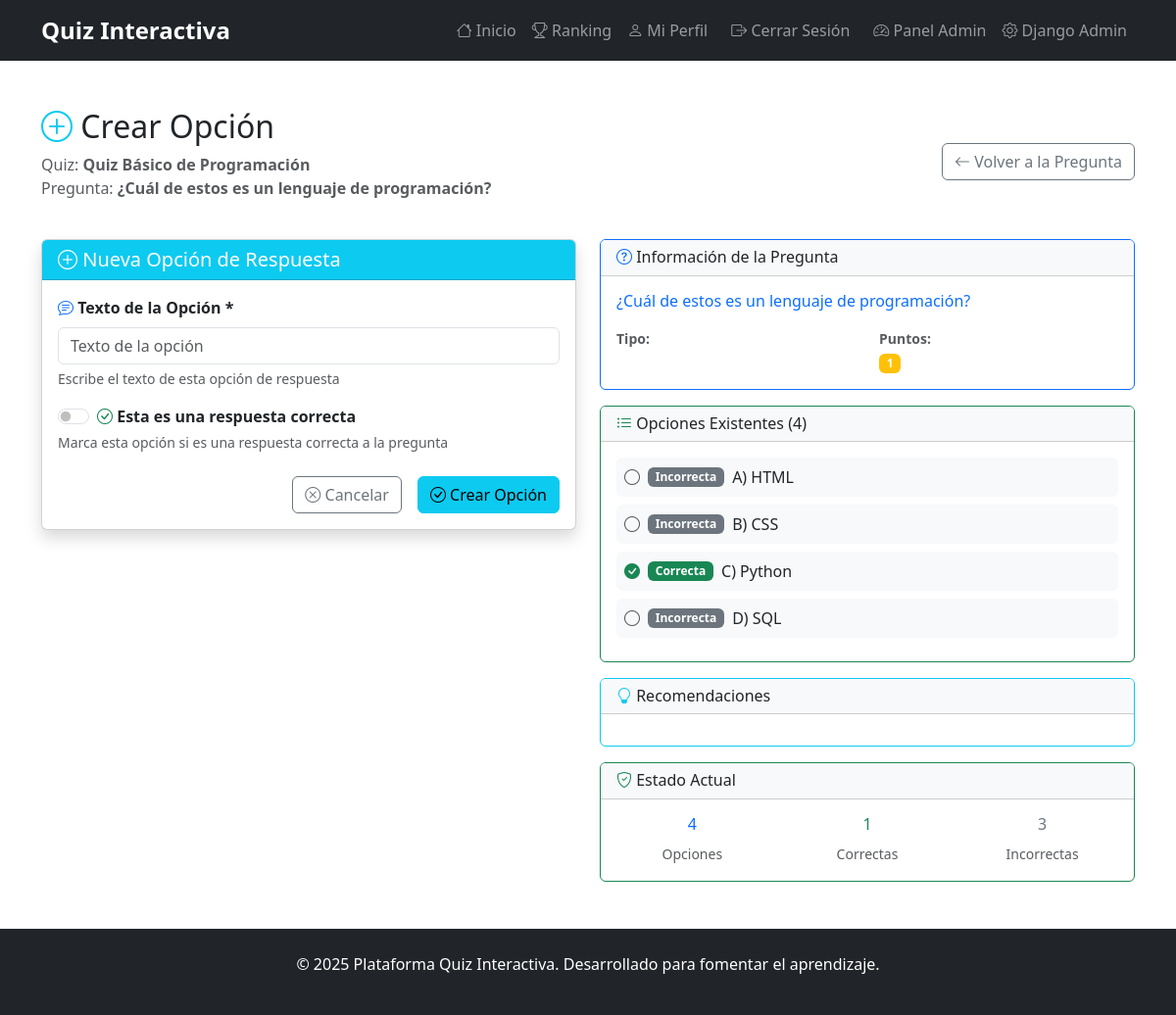
Screenshot of /admin-panel/pregunta/45/opcion/create/ (signed in) with the database file from the repository.
### quizzes/models.py (models this page shows, shortened)
class Pregunta(models.Model):
    quiz = models.ForeignKey(Quiz, related_name='preguntas', on_delete=models.CASCADE)
    texto = models.CharField(max_length=500)

class Quiz(models.Model):
    titulo = models.CharField(max_length=200)
    descripcion = models.TextField(blank=True)
    fecha_creacion = models.DateTimeField(auto_now_add=True)
    activo = models.BooleanField(default=True)
    tiempo_limite = models.IntegerField(default=0, help_text="Tiempo en minutos (0 = sin límite)")

class Opcion(models.Model):
    pregunta = models.ForeignKey(Pregunta, related_name='opciones', on_delete=models.CASCADE)
    texto = models.CharField(max_length=300)
    es_correcta = models.BooleanField(default=False)

### quizzes/views.py (the view)
# urls.py: path('admin-panel/pregunta/<int:pregunta_id>/opcion/create/', views.admin_opcion_create, name='admin_opcion_create'),
@user_passes_test(is_staff_user)
def admin_opcion_create(request, pregunta_id):
    pregunta = get_object_or_404(Pregunta, id=pregunta_id)
    if request.method == 'POST':
        form = OpcionForm(request.POST)
        if form.is_valid():
            opcion = form.save(commit=False)
            opcion.pregunta = pregunta
            opcion.save()
            messages.success(request, 'Opción creada exitosamente.')
            return redirect('admin_pregunta_edit', pregunta_id=pregunta.id)
    else:
        form = OpcionForm()
    return render(request, 'quizzes/admin/opcion_form.html', {
        'form': form,
        'pregunta': pregunta,
        'title': f'Crear Opción'
    })

### quizzes/forms.py
class OpcionForm(forms.ModelForm):
    class Meta:
        model = Opcion
        fields = ['texto', 'es_correcta']
        widgets = {
            'texto': forms.TextInput(attrs={'class': 'form-control', 'placeholder': 'Texto de la opción'}),
            'es_correcta': forms.CheckboxInput(attrs={'class': 'form-check-input'}),
        }

### quizzes/templatetags/quiz_extras.py (called while the page is built)
@register.filter
def opciones_correctas(opciones):
    try:
        return sum(1 for opcion in opciones if opcion.es_correcta)
    except (AttributeError, TypeError):
        return 0

@register.filter
def opciones_incorrectas(opciones):
    try:
        return sum(1 for opcion in opciones if not opcion.es_correcta)
    except (AttributeError, TypeError):
        return 0

@register.filter
def tiene_opciones_correctas(opciones):
    try:
        return any(opcion.es_correcta for opcion in opciones)
    except (AttributeError, TypeError):
        return False

### quizzes/views.py (called while the page is built)
def is_staff_user(user):
    return user.is_authenticated and user.is_staff

### quizzes/templates/quizzes/admin/opcion_form.html (shortened to what this page needs)
{% extends 'base.html' %}
{% load quiz_extras %}
{% block content %}
<div class="container my-5">
    <div class="row mb-4">
        <div class="col-12">
            <div class="d-flex justify-content-between align-items-center">
                <div>
                    <h2><i class="bi bi-plus-circle text-info"></i> {{ title }}</h2>
                    <p class="text-muted">
                        Quiz: <strong>{{ pregunta.quiz.titulo }}</strong><br>
                        Pregunta: <strong>{{ pregunta.texto|truncatechars:50 }}</strong>
                    </p>
                </div>
                <div>
                    <a href="{% url 'admin_pregunta_edit' pregunta.id %}" class="btn btn-outline-secondary">
                        <i class="bi bi-arrow-left"></i> Volver a la Pregunta
                    </a>
                </div>
            </div>
        </div>
    </div>
    <div class="row">
        <div class="col-lg-6">
            <div class="card shadow">
                <div class="card-header bg-info text-white">
                    <h5 class="mb-0">
                        <i class="bi bi-plus-circle"></i> Nueva Opción de Respuesta
                    </h5>
                </div>
                <div class="card-body">
                    <form method="post" novalidate>
                        <div class="mb-3">
                            <label for="{{ form.texto.id_for_label }}" class="form-label fw-bold">
                                <i class="bi bi-chat-text text-primary"></i> Texto de la Opción *
                            </label>
                            {{ form.texto }}
                            <div class="form-text">Escribe el texto de esta opción de respuesta</div>
                        </div>
                        <div class="mb-4">
                            <div class="form-check form-switch">
                                {{ form.es_correcta }}
                                <label class="form-check-label fw-bold" for="{{ form.es_correcta.id_for_label }}">
                                    <i class="bi bi-check-circle text-success"></i> Esta es una respuesta correcta
                                </label>
                            </div>
                            <div class="form-text">
                                Marca esta opción si es una respuesta correcta a la pregunta
                            </div>
                        </div>
                        <div class="d-grid gap-2 d-md-flex justify-content-md-end">
                            <a href="{% url 'admin_pregunta_edit' pregunta.id %}" class="btn btn-outline-secondary me-md-2">
                                <i class="bi bi-x-circle"></i> Cancelar
                            </a>
                            <button type="submit" class="btn btn-info">
                                <i class="bi bi-check-circle"></i> Crear Opción
                            </button>
                        </div>
                    </form>
                </div>
            </div>
        </div>
        <div class="col-lg-6">
            <div class="card border-primary">
                <div class="card-header bg-light">
                    <h6 class="mb-0"><i class="bi bi-question-circle text-primary"></i> Información de la Pregunta</h6>
                </div>
                <div class="card-body">
                    <h6 class="text-primary">{{ pregunta.texto }}</h6>
                    <div class="row mt-3">
                        <div class="col-6">
                            <small class="text-muted"><strong>Tipo:</strong></small><br>
                        </div>
                        <div class="col-6">
                            <small class="text-muted"><strong>Puntos:</strong></small><br>
                            <span class="badge bg-warning">{{ pregunta.puntos|default:1 }}</span>
                        </div>
                    </div>
                </div>
            </div>
            <div class="card mt-3 border-success">
                <div class="card-header bg-light">
                    <h6 class="mb-0">
                        <i class="bi bi-list-ul text-success"></i>
                        Opciones Existentes ({{ pregunta.opciones.count }})
                    </h6>
                </div>
                <div class="card-body">
                    {% if pregunta.opciones.exists %}
                        {% for opcion in pregunta.opciones.all %}
                            <div class="d-flex align-items-center mb-2 p-2 bg-light rounded">
                                {% if opcion.es_correcta %}
                                    <i class="bi bi-check-circle-fill text-success me-2"></i>
                                    <span class="badge bg-success me-2">Correcta</span>
                                {% else %}
                                    <i class="bi bi-circle text-muted me-2"></i>
                                    <span class="badge bg-secondary me-2">Incorrecta</span>
                                {% endif %}
                                <span class="flex-grow-1">{{ opcion.texto }}</span>
                            </div>
                        {% endfor %}
                    {% else %}
                        <p class="text-muted mb-0">
                            <i class="bi bi-info-circle"></i>
                            Esta será la primera opción para esta pregunta.
                        </p>
                    {% endif %}
                </div>
            </div>
            <div class="card mt-3 border-info">
                <div class="card-header bg-light">
                    <h6 class="mb-0"><i class="bi bi-lightbulb text-info"></i> Recomendaciones</h6>
                </div>
                <div class="card-body">
                </div>
            </div>
            <div class="card mt-3 {% if pregunta.opciones.all|tiene_opciones_correctas %}border-success{% else %}border-warning{% endif %}">
                <div class="card-header bg-light">
                    <h6 class="mb-0">
                        <i class="bi bi-shield-check {% if pregunta.opciones.all|tiene_opciones_correctas %}text-success{% else %}text-warning{% endif %}"></i>
                        Estado Actual
                    </h6>
                </div>
                <div class="card-body">
                    <div class="row text-center">
                        <div class="col-4">
                            <h6 class="text-primary">{{ pregunta.opciones.count }}</h6>
                            <small class="text-muted">Opciones</small>
                        </div>
                        <div class="col-4">
                            <h6 class="text-success">{{ pregunta.opciones.all|opciones_correctas }}</h6>
                            <small class="text-muted">Correctas</small>
                        </div>
                        <div class="col-4">
                            <h6 class="text-secondary">{{ pregunta.opciones.all|opciones_incorrectas }}</h6>
                            <small class="text-muted">Incorrectas</small>
                        </div>
                    </div>
                </div>
            </div>
        </div>
    </div>
</div>
{% endblock %}

### rows the page displays
Pregunta: quiz.titulo "Quiz Básico de Programación", texto "¿Cuál de estos es un lenguaje de programación?", opciones.count "4", opciones.all|opciones_correctas "1", opciones.all|opciones_incorrectas "3"
Opcion: shows "Incorrecta", texto "A) HTML"
Opcion: shows "Incorrecta", texto "B) CSS"
Opcion: shows "Correcta", texto "C) Python"
Opcion: shows "Incorrecta", texto "D) SQL"

### other values shown
{{ title }} "Crear Opción"
{{ pregunta.puntos|default:1 }} "1"
